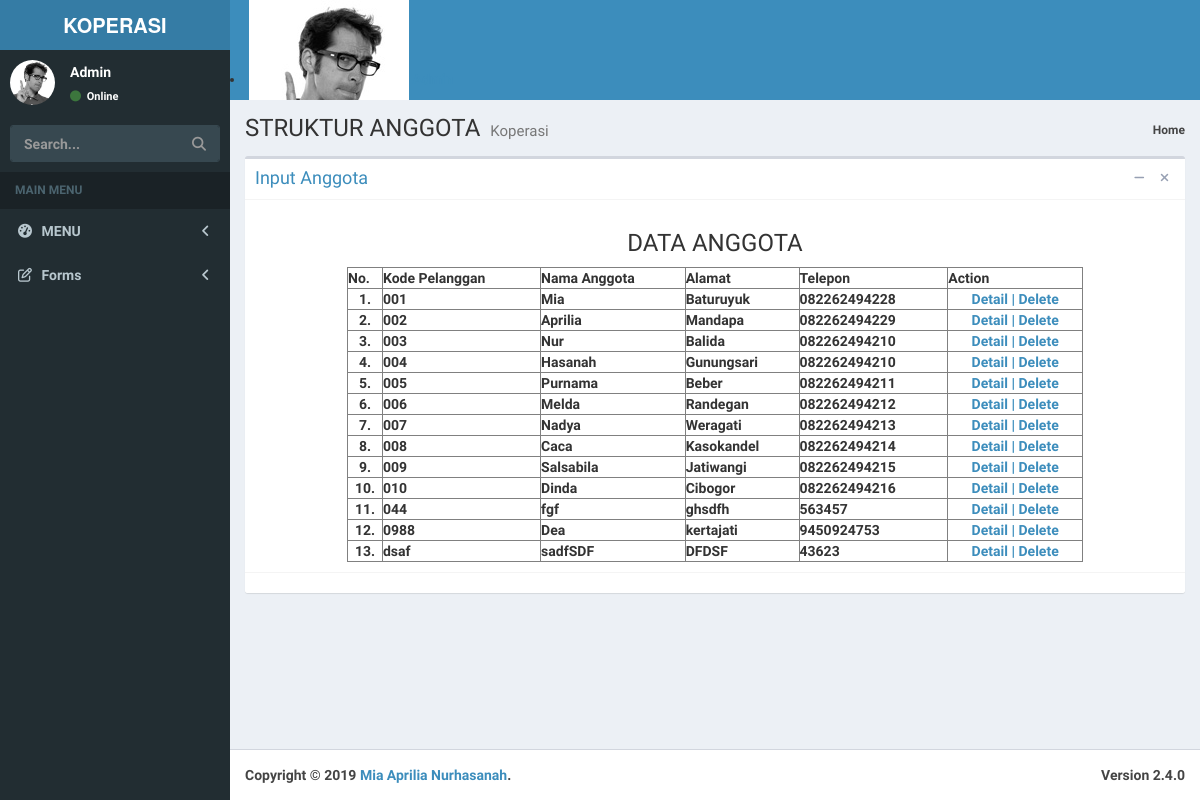
Before: /koperasi/view_anggota.php with the older database file.
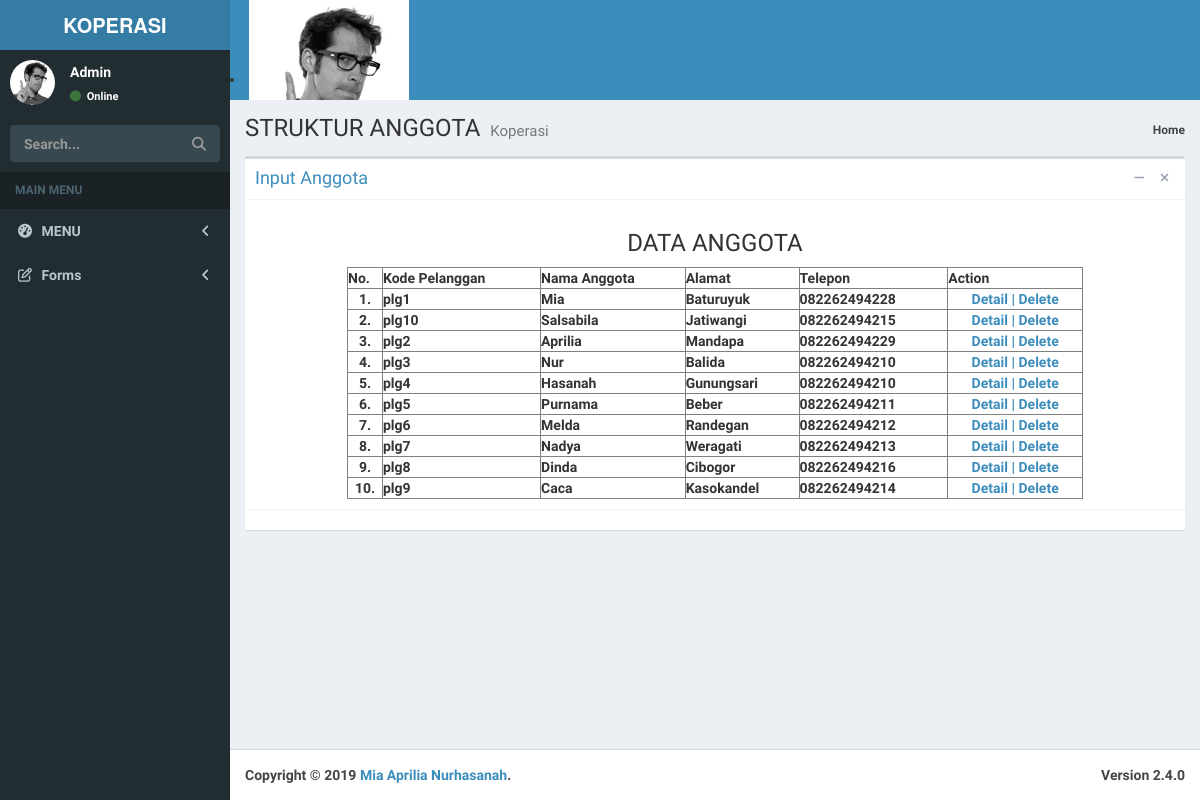
After: the same page with the newer database file.
### tables this page shows
CREATE TABLE IF NOT EXISTS `struktur_anggota` (
  `Kd_Pelanggan` varchar(5) NOT NULL,
  `Nm_Anggota` varchar(30) NOT NULL,
  `Almt_Anggota` varchar(100) NOT NULL,
  `Telp_Anggota` varchar(100) NOT NULL
);

### koperasi/view_anggota.php (the view, shortened to what this page needs)
  <!DOCTYPE html>
<html>
<head>
  <link rel="stylesheet" href="bower_components/bootstrap/dist/css/bootstrap.min.css">
  <link rel="stylesheet" href="bower_components/font-awesome/css/font-awesome.min.css">
  <link rel="stylesheet" href="bower_components/Ionicons/css/ionicons.min.css">
  <link rel="stylesheet" href="dist/css/AdminLTE.min.css">
  <link rel="stylesheet" href="dist/css/skins/_all-skins.min.css">
</head>
<body class="hold-transition skin-blue sidebar-mini">
<div class="wrapper">
  <header class="main-header">
    <a href="../../index2.html" class="logo">
      <span class="logo-lg"><b>KOPERASI</span>
    </a>
    <nav class="navbar navbar-static-top">
          <li class="dropdown user user-menu">
            <a href="#" class="dropdown-toggle" data-toggle="dropdown">
              <img src="dist/img/user2-160x160.jpg" class="user-image" alt="User Image">
              <span class="hidden-xs">Admin</span>
            </a>
          </li>
      </div>
  <aside class="main-sidebar">
    <section class="sidebar">
      <div class="user-panel">
        <div class="pull-left image">
          <img src="dist/img/user2-160x160.jpg" class="img-circle" alt="User Image">
        </div>
        <div class="pull-left info">
          <p>Admin</p>
          <a href="#"><i class="fa fa-circle text-success"></i> Online</a>
        </div>
      </div>
      <form action="#" method="get" class="sidebar-form">
        <div class="input-group">
          <input type="text" name="q" class="form-control" placeholder="Search...">
          <span class="input-group-btn">
                <button type="submit" name="search" id="search-btn" class="btn btn-flat"><i class="fa fa-search"></i>
                </button>
              </span>
        </div>
      </form>
      <ul class="sidebar-menu" data-widget="tree">
        <li class="header">MAIN MENU</li>
        <li class="treeview">
          <a href="#">
            <i class="fa fa-dashboard"></i> <span>MENU</span>
            <span class="pull-right-container">
              <i class="fa fa-angle-left pull-right"></i>
            </span>
          </a>
        </li>
        <li class="treeview">
          <a href="#">
            <i class="fa fa-edit"></i> <span>Forms</span>
            <span class="pull-right-container">
              <i class="fa fa-angle-left pull-right"></i>
            </span>
          </a>
        </li>
      </ul>
    </section>
  </aside>
  <div class="content-wrapper">
    <section class="content-header">
      <h1>
        STRUKTUR ANGGOTA
        <small>Koperasi</small>
      </h1>
      <ol class="breadcrumb">
        <li><a href="index.php">Home</a>
      </ol>
    </section>
    <section class="content">
      <div class="box">
        <div class="box-header with-border">
          <h3 class="box-title"><a href="input_anggota.php">Input Anggota</a></h3>
          <div class="box-tools pull-right">
            <button type="button" class="btn btn-box-tool" data-widget="collapse" data-toggle="tooltip"
                    title="Collapse">
              <i class="fa fa-minus"></i></button>
            <button type="button" class="btn btn-box-tool" data-widget="remove" data-toggle="tooltip" title="Remove">
              <i class="fa fa-times"></i></button>
          </div>
        </div>
        <div class="box-body">
<?php
include("koneksi_barang.php");
?>
<div class="table-responsive">
    <h3 align="center"> DATA ANGGOTA </h3>
<table border="1" cellspacing="7" cellpadding="0" align="center" width="80%" heigh="30%">
    <tr>
        <th>No.</th>
        <th>Kode Pelanggan</th>
        <th>Nama Anggota</th>
        <th>Alamat</th>
        <th>Telepon</th>
        <th>Action</th>
       </tr>
<?php
    $no=1;
    $query=("SELECT * FROM struktur_anggota");
    $lihat = mysqli_query($con, $query) or die('Error, query failed. ' . mysqli_error());
    while($r=mysqli_fetch_array($lihat)){
?>
    <tr>
        <td align="center"><?php echo"$no.";?></td>
        <td><?php echo"$r[Kd_Pelanggan]";?></td>
        <td><?php echo"$r[Nm_Anggota]";?></td>
        <td><?php echo"$r[Almt_Anggota]";?></td>
        <td><?php echo"$r[Telp_Anggota]";?></td>
        <td align="center"><a href="detail_anggota.php?Kd_Pelanggan=<?=$r['Kd_Pelanggan'];?>">Detail |</a>
            <a href="delete_Kd_Pelanggan.php?Kd_Pelanggan=<?= $r['Kd_Pelanggan'];?>">Delete</a></td>
    </tr>
<?php
$no++;
} ?>
</table>
</div>
 </div>
        <div class="box-footer"></div>
      </div>
    </section>
  </div>
  <footer class="main-footer">
    <div class="pull-right hidden-xs">
      <b>Version</b> 2.4.0
    </div>
    <strong>Copyright &copy; 2019 <a href="https://adminlte.io">Mia Aprilia Nurhasanah</a>.</strong>
  </footer>
</body>
</html>

Changed rows visible on the page:
removed struktur_anggota: Kd_Pelanggan "001", Nm_Anggota "Mia", Almt_Anggota "Baturuyuk", Telp_Anggota "082262494228"
removed struktur_anggota: Kd_Pelanggan "002", Nm_Anggota "Aprilia", Almt_Anggota "Mandapa", Telp_Anggota "082262494229"
removed struktur_anggota: Kd_Pelanggan "003", Nm_Anggota "Nur", Almt_Anggota "Balida", Telp_Anggota "082262494210"
removed struktur_anggota: Kd_Pelanggan "004", Nm_Anggota "Hasanah", Almt_Anggota "Gunungsari", Telp_Anggota "082262494210"
removed struktur_anggota: Kd_Pelanggan "005", Nm_Anggota "Purnama", Almt_Anggota "Beber", Telp_Anggota "082262494211"
removed struktur_anggota: Kd_Pelanggan "006", Nm_Anggota "Melda", Almt_Anggota "Randegan", Telp_Anggota "082262494212"
removed struktur_anggota: Kd_Pelanggan "007", Nm_Anggota "Nadya", Almt_Anggota "Weragati", Telp_Anggota "082262494213"
removed struktur_anggota: Kd_Pelanggan "008", Nm_Anggota "Caca", Almt_Anggota "Kasokandel", Telp_Anggota "082262494214"
removed struktur_anggota: Kd_Pelanggan "009", Nm_Anggota "Salsabila", Almt_Anggota "Jatiwangi", Telp_Anggota "082262494215"
removed struktur_anggota: Kd_Pelanggan "010", Nm_Anggota "Dinda", Almt_Anggota "Cibogor", Telp_Anggota "082262494216"
removed struktur_anggota: Kd_Pelanggan "044", Nm_Anggota "fgf", Almt_Anggota "ghsdfh", Telp_Anggota "563457"
removed struktur_anggota: Kd_Pelanggan "0988", Nm_Anggota "Dea", Almt_Anggota "kertajati", Telp_Anggota "9450924753"
removed struktur_anggota: Kd_Pelanggan "dsaf", Nm_Anggota "sadfSDF", Almt_Anggota "DFDSF", Telp_Anggota "43623"
added struktur_anggota: Kd_Pelanggan "plg1", Nm_Anggota "Mia", Almt_Anggota "Baturuyuk", Telp_Anggota "082262494228"
added struktur_anggota: Kd_Pelanggan "plg10", Nm_Anggota "Salsabila", Almt_Anggota "Jatiwangi", Telp_Anggota "082262494215"
added struktur_anggota: Kd_Pelanggan "plg2", Nm_Anggota "Aprilia", Almt_Anggota "Mandapa", Telp_Anggota "082262494229"
added struktur_anggota: Kd_Pelanggan "plg3", Nm_Anggota "Nur", Almt_Anggota "Balida", Telp_Anggota "082262494210"
added struktur_anggota: Kd_Pelanggan "plg4", Nm_Anggota "Hasanah", Almt_Anggota "Gunungsari", Telp_Anggota "082262494210"
added struktur_anggota: Kd_Pelanggan "plg5", Nm_Anggota "Purnama", Almt_Anggota "Beber", Telp_Anggota "082262494211"
added struktur_anggota: Kd_Pelanggan "plg6", Nm_Anggota "Melda", Almt_Anggota "Randegan", Telp_Anggota "082262494212"
added struktur_anggota: Kd_Pelanggan "plg7", Nm_Anggota "Nadya", Almt_Anggota "Weragati", Telp_Anggota "082262494213"
added struktur_anggota: Kd_Pelanggan "plg8", Nm_Anggota "Dinda", Almt_Anggota "Cibogor", Telp_Anggota "082262494216"
added struktur_anggota: Kd_Pelanggan "plg9", Nm_Anggota "Caca", Almt_Anggota "Kasokandel", Telp_Anggota "082262494214"
